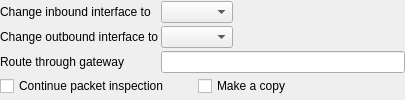
          <widget class="QWidget" name="RouteIPTPage" >
           <layout class="QGridLayout" >
            <property name="margin" >
             <number>0</number>
            </property>
            <property name="spacing" >
             <number>2</number>
            </property>
            <item row="0" column="0" >
             <widget class="QLabel" name="textLabel4_3" >
              <property name="text" >
               <string>Change inbound interface to</string>
              </property>
              <property name="wordWrap" >
               <bool>false</bool>
              </property>
             </widget>
            </item>
            <item row="2" column="0" >
             <widget class="QLabel" name="textLabel6" >
              <property name="text" >
               <string>Route through gateway</string>
              </property>
              <property name="wordWrap" >
               <bool>false</bool>
              </property>
             </widget>
            </item>
            <item row="2" column="1" colspan="3" >
             <widget class="QLineEdit" name="ipt_gw" />
            </item>
            <item row="1" column="0" >
             <widget class="QLabel" name="textLabel5_2" >
              <property name="text" >
               <string>Change outbound interface to</string>
              </property>
              <property name="wordWrap" >
               <bool>false</bool>
              </property>
             </widget>
            </item>
            <item row="0" column="1" colspan="2" >
             <widget class="QComboBox" name="ipt_iif" />
            </item>
            <item row="1" column="1" colspan="2" >
             <widget class="QComboBox" name="ipt_oif" />
            </item>
            <item row="0" column="3" >
             <spacer>
              <property name="orientation" >
               <enum>Qt::Horizontal</enum>
              </property>
              <property name="sizeType" >
               <enum>QSizePolicy::Expanding</enum>
              </property>
              <property name="sizeHint" stdset="0" >
               <size>
                <width>170</width>
                <height>20</height>
               </size>
              </property>
             </spacer>
            </item>
            <item row="3" column="0" colspan="2" >
             <widget class="QCheckBox" name="ipt_continue" >
              <property name="text" >
               <string>Continue packet inspection</string>
              </property>
             </widget>
            </item>
            <item row="3" column="2" colspan="2" >
             <widget class="QCheckBox" name="ipt_tee" >
              <property name="text" >
               <string>Make a copy</string>
              </property>
             </widget>
            </item>
           </layout>
          </widget>
